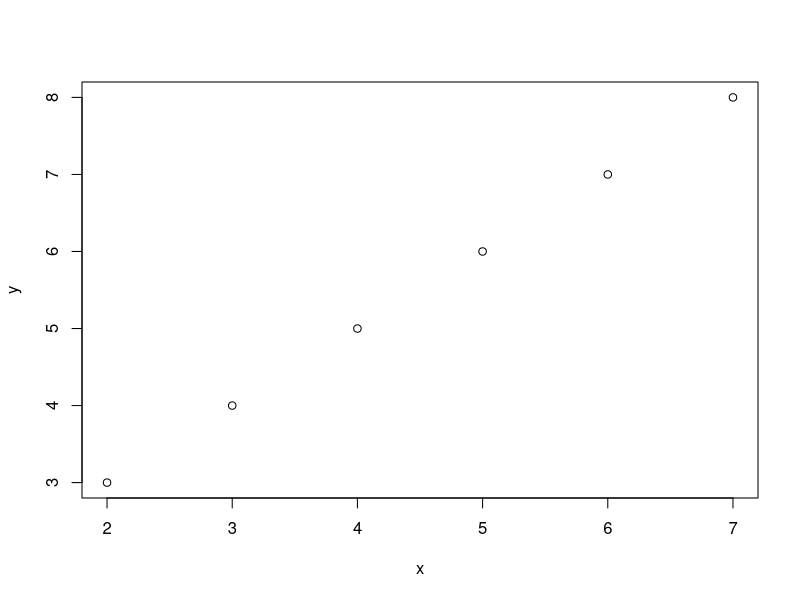

This chart was generated by the following R code:
# Variable x equals to 2
x <- 2

# Variable y equals to 3
y <- 3

# Add variable a and b .
a <- x+y
print(a)


x <- 2:7
y <- 3:8
plot(x,y)